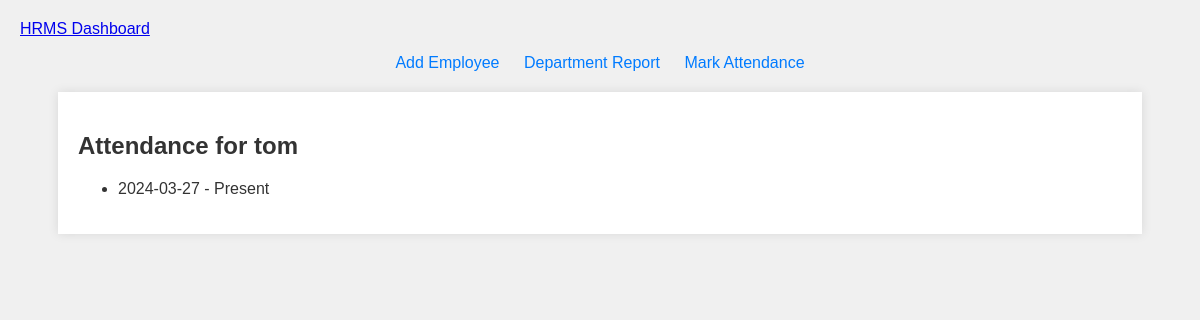
The page /employee/3/attendance on the database its author committed.
### app.py (models this page shows)
class Employee(db.Model):
    id = db.Column(db.Integer, primary_key=True)
    name = db.Column(db.String(100), nullable=False)
    designation = db.Column(db.String(100), nullable=False)
    department = db.Column(db.String(100), nullable=False)
    date_of_joining = db.Column(db.DateTime, default=datetime.utcnow)
    attendances = db.relationship('Attendance', backref='employee', lazy='dynamic')

class Attendance(db.Model):
    id = db.Column(db.Integer, primary_key=True)
    date = db.Column(db.Date, nullable=False)
    status = db.Column(db.String(10), nullable=False)  # "Present" or "Absent"
    employee_id = db.Column(db.Integer, db.ForeignKey('employee.id'), nullable=False)

### app.py (the view)
@app.route('/employee/<int:employee_id>/attendance')
def employee_attendance(employee_id):
    employee = Employee.query.get_or_404(employee_id)
    attendance_records = employee.attendances.all()
    return render_template('employee_attendance.html', employee=employee, attendance_records=attendance_records)

### templates/employee_attendance.html
{% extends "base.html" %}
{% block content %}
    <h2>Attendance for {{ employee.name }}</h2>
    <ul class="list-group">
        {% for record in attendance_records %}
            <li class="list-group-item">{{ record.date }} - {{ record.status }}</li>
        {% endfor %}
    </ul>
{% endblock %}

### static/styles.css (style rules this page uses)
body { font-family: Arial, sans-serif; background-color: #f0f0f0; color: #333; margin: 0; padding: 20px; }

### rows shown on the page
Employee: name "tom"
Attendance: date "2024-03-27", status "Present"
